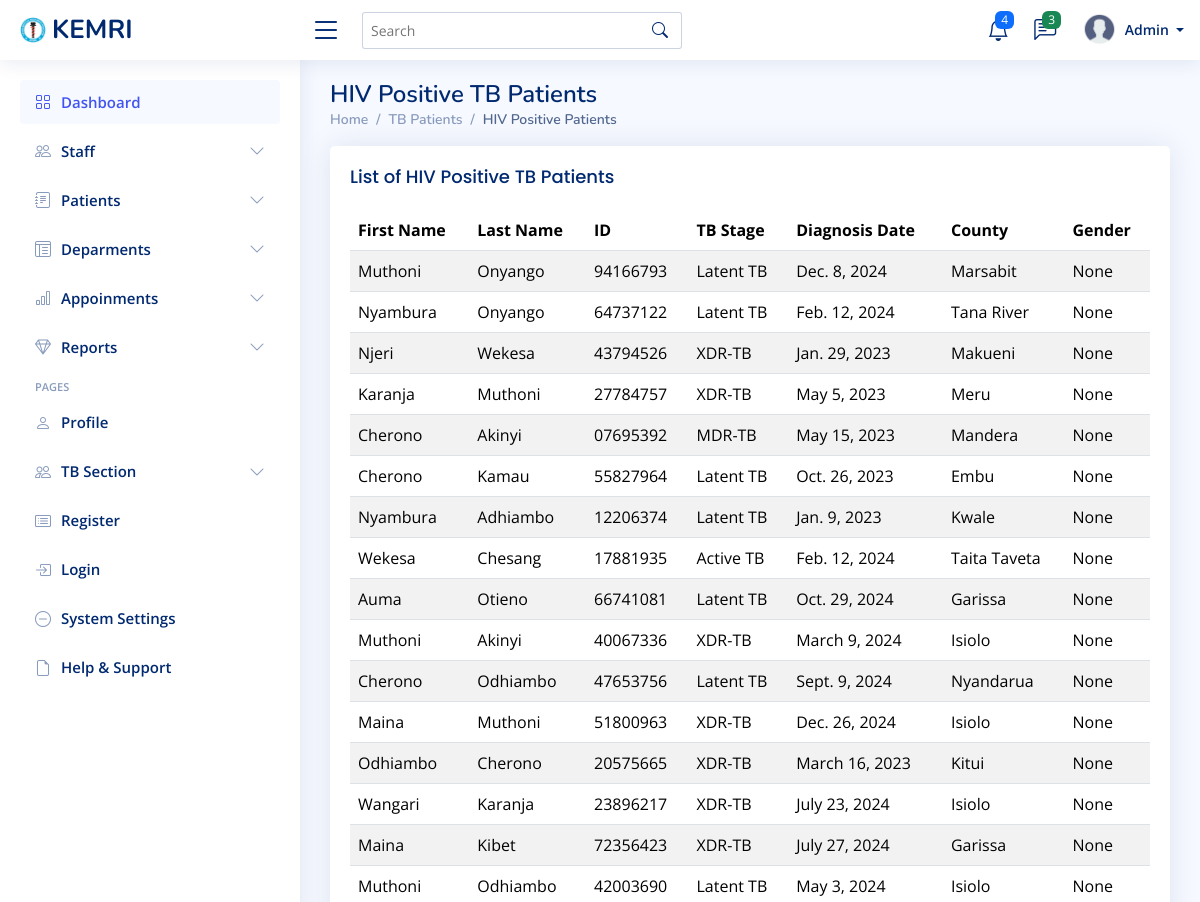
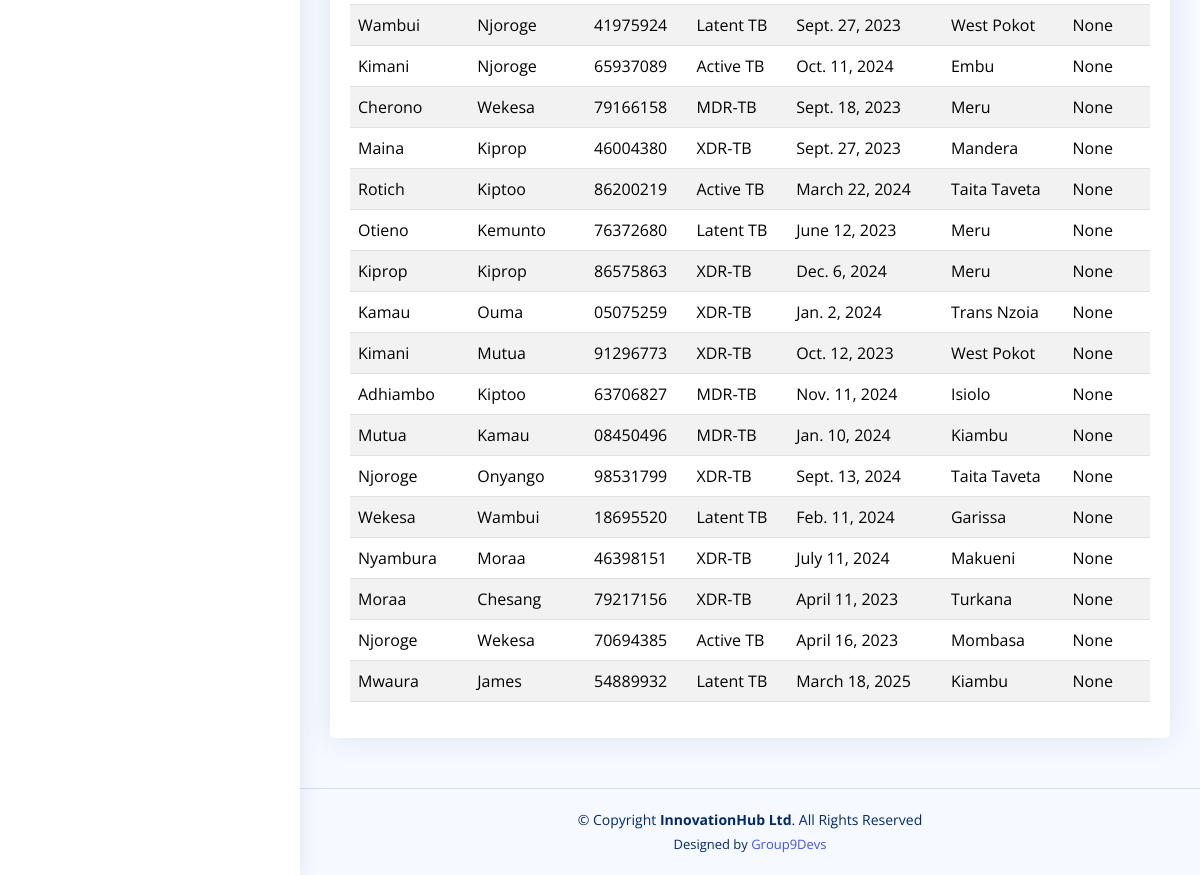
Screenshot of /hiv-positive-tb-patients/ with the database file from the repository (2 pictures, top to bottom).
### mtwapa_branch/models.py (models this page shows, shortened)
class TBPatient(models.Model):
    IDENTIFICATION_CHOICES = [
        ('National ID', 'National ID'),
        ('Passport', 'Passport'),
        ('Alien ID', 'Alien ID'),
    ]
    TB_STAGES = [
        ('Latent TB', 'Latent TB'),
        ('Active TB', 'Active TB'),
        ('MDR-TB', 'MDR-TB'),  # Multi-drug resistant TB
        ('XDR-TB', 'XDR-TB'),  # Extensively drug-resistant TB
    ]
    VACCINE_CHOICES = [
        ('BCG', 'BCG'),  # Bacille Calmette-Guerin vaccine
        ('Vaccine X', 'Vaccine X'),
        ('Vaccine Y', 'Vaccine Y'),
    ]
    RANDOMIZATION_STATUS = [
        ('Randomized', 'Randomized'),
        ('Not Randomized', 'Not Randomized'),
    ]
    STUDY_GROUP_CHOICES = [
        ('Control', 'Control Group'),
        ('Treatment', 'Treatment Group'),
        ('Not Applicable', 'Not Applicable'),
    ]
    user_name = models.CharField(max_length=100, unique=True)
    identification_no = models.CharField(max_length=20, unique=True)
    identification_type = models.CharField(max_length=20, choices=IDENTIFICATION_CHOICES, default='National ID')
    first_name = models.CharField(max_length=50)
    last_name = models.CharField(max_length=50)
    dob = models.DateField()  # Date of birth
    diagnosis_date = models.DateField(default=timezone.now)  # Date the patient was diagnosed with TB
    county = models.CharField(max_length=100, null=True, blank=True)
    date_added = models.DateTimeField( blank=True, null=True )
    gender = models.CharField(
        max_length=10,
        choices=[('Male', 'Male'), ('Female', 'Female'), ('Other', 'Other')],
        blank=True,
        null=True
    )
    tb_stage = models.CharField(max_length=50, choices=TB_STAGES, default='Latent TB')
    vaccine_received = models.CharField(max_length=50, choices=VACCINE_CHOICES)
    vaccine_effectiveness = models.DecimalField(max_digits=5, decimal_places=2, null=True, blank=True)
    week_1 = models.DecimalField(max_digits=5, decimal_places=2, default=0.00)
    week_2 = models.DecimalField(max_digits=5, decimal_places=2, default=0.00)
    week_3 = models.DecimalField(max_digits=5, decimal_places=2, default=0.00)
    week_4 = models.DecimalField(max_digits=5, decimal_places=2, default=0.00)
    week_5 = models.DecimalField(max_digits=5, decimal_places=2, default=0.00)
    week_6 = models.DecimalField(max_digits=5, decimal_places=2, default=0.00)
    week_7 = models.DecimalField(max_digits=5, decimal_places=2, default=0.00)
    week_8 = models.DecimalField(max_digits=5, decimal_places=2, default=0.00)
    week_9 = models.DecimalField(max_digits=5, decimal_places=2, default=0.00)
    week_10 = models.DecimalField(max_digits=5, decimal_places=2, default=0.00)
    treatment_start_date = models.DateField(null=True, blank=True)
    treatment_end_date = models.DateField(null=True, blank=True)
    treatment_notes = models.TextField()
    performance_status = models.TextField()
    follow_up_date = models.DateField(null=True, blank=True)
    randomization_status = models.CharField(
        max_length=20,
        choices=RANDOMIZATION_STATUS,
        default='Not Randomized'
    )
    randomization_date = models.DateTimeField(null=True, blank=True)
    study_group = models.CharField(
        max_length=20,
        choices=STUDY_GROUP_CHOICES,
        default='Not Applicable'
    )
    hiv_status = models.CharField(
        max_length=10,
        choices=[('Positive', 'Positive'), ('Negative', 'Negative')],
        blank=True,
        null=True
    )
    oft_status = models.CharField(
        max_length=10,
        choices=[('Positive', 'Positive'), ('Negative', 'Negative')],
        blank=True,
        null=True
    )
    mtb_a_status = models.CharField(
        max_length=15,
        choices=[('Detected', 'Detected'), ('Not Detected', 'Not Detected')],
        blank=True,
        null=True
    )
    pregnancy_status = models.CharField(
        max_length=10,
        choices=[('Positive', 'Positive'), ('Negative', 'Negative')],
        blank=True,
        null=True
    )
    exclusion_reason = models.TextField(blank=True, null=True)
    alternative_treatment = models.TextField(blank=True, null=True)
    referral_facility = models.CharField(max_length=100, blank=True, null=True)
    next_evaluation_date = models.DateField(null=True, blank=True)
    class Meta:
        verbose_name = 'TB Patient'
        verbose_name_plural = 'TB Patients'

### mtwapa_branch/views.py (the view)
# urls.py: path('hiv-positive-tb-patients/', views.hiv_positive_tb_patients_view, name='hiv_positive_tb_patients'),
def hiv_positive_tb_patients_view(request):
    hiv_positive_patients = TBPatient.objects.filter(hiv_status='Positive')
    context = {
        'hiv_positive_patients': hiv_positive_patients
    }
    return render(request, 'Tb_Section/tb_patient/hiv_positive_patients.html', context)

### templates/Tb_Section/tb_patient/hiv_positive_patients.html
{% extends "base/base.html" %}
{% block content %}
<div class="pagetitle">
    <h1>HIV Positive TB Patients</h1>
    <nav>
        <ol class="breadcrumb">
            <li class="breadcrumb-item"><a href="{% url 'dashboard' %}">Home</a></li>
            <li class="breadcrumb-item">TB Patients</li>
            <li class="breadcrumb-item active">HIV Positive Patients</li>
        </ol>
    </nav>
</div>
<section class="section">
    <div class="row">
        <div class="col-lg-12">
            <div class="card">
                <div class="card-body">
                    <h5 class="card-title">List of HIV Positive TB Patients</h5>
                    <div class="table-responsive">
                        <table class="table table-striped datatable">
                            <thead>
                                <tr>
                                    <th>First Name</th>
                                    <th>Last Name</th>
                                    <th>ID</th>
                                    <th>TB Stage</th>
                                    <th>Diagnosis Date</th>
                                    <th>County</th>
                                    <th>Gender</th>
                                </tr>
                            </thead>
                            <tbody>
                                {% if hiv_positive_patients %}
                                    {% for patient in hiv_positive_patients %}
                                    <tr>
                                        <td>{{ patient.first_name }}</td>
                                        <td>{{ patient.last_name }}</td>
                                        <td>{{ patient.identification_no }}</td>
                                        <td>{{ patient.tb_stage }}</td>
                                        <td>{{ patient.diagnosis_date }}</td>
                                        <td>{{ patient.county }}</td>
                                        <td>{{ patient.gender }}</td>
                                    </tr>
                                    {% endfor %}
                                {% else %}
                                <tr>
                                    <td colspan="9" class="text-center">No HIV Positive TB patients found.</td>
                                </tr>
                                {% endif %}
                            </tbody>
                        </table>
                    </div>
                </div>
            </div>
        </div>
    </div>
</section>
{% endblock %}

### static/assets/css/style.css (style rules this page uses)
:root { scroll-behavior: smooth; }
body { font-family: "Open Sans", sans-serif; background: #f6f9ff; color: #444444; }
h1, h2, h3, h4, h5, h6 { font-family: "Nunito", sans-serif; }
.pagetitle { margin-bottom: 10px; }
.pagetitle h1 { font-size: 24px; margin-bottom: 0; font-weight: 600; color: #012970; }
.card { margin-bottom: 30px; border: none; border-radius: 5px; box-shadow: 0px 0 30px rgba(1, 41, 112, 0.1); }
.card-title { padding: 20px 0 15px 0; font-size: 18px; font-weight: 500; color: #012970; font-family: "Poppins", sans-serif; }
.card-body { padding: 0 20px 20px 20px; }
.breadcrumb { font-size: 14px; font-family: "Nunito", sans-serif; color: #899bbd; font-weight: 600; }
.breadcrumb a { color: #899bbd; transition: 0.3s; }
.breadcrumb .breadcrumb-item::before { color: #899bbd; }
.breadcrumb .active { color: #51678f; font-weight: 600; }

### rows the page displays
TBPatient: first_name "Muthoni", last_name "Onyango", identification_no "94166793", tb_stage "Latent TB", diagnosis_date "Dec. 8, 2024", county "Marsabit", gender "None"
TBPatient: first_name "Nyambura", last_name "Onyango", identification_no "64737122", tb_stage "Latent TB", diagnosis_date "Feb. 12, 2024", county "Tana River", gender "None"
TBPatient: first_name "Njeri", last_name "Wekesa", identification_no "43794526", tb_stage "XDR-TB", diagnosis_date "Jan. 29, 2023", county "Makueni", gender "None"
TBPatient: first_name "Karanja", last_name "Muthoni", identification_no "27784757", tb_stage "XDR-TB", diagnosis_date "May 5, 2023", county "Meru", gender "None"
TBPatient: first_name "Cherono", last_name "Akinyi", identification_no "07695392", tb_stage "MDR-TB", diagnosis_date "May 15, 2023", county "Mandera", gender "None"
TBPatient: first_name "Cherono", last_name "Kamau", identification_no "55827964", tb_stage "Latent TB", diagnosis_date "Oct. 26, 2023", county "Embu", gender "None"
TBPatient: first_name "Nyambura", last_name "Adhiambo", identification_no "12206374", tb_stage "Latent TB", diagnosis_date "Jan. 9, 2023", county "Kwale", gender "None"
TBPatient: first_name "Wekesa", last_name "Chesang", identification_no "17881935", tb_stage "Active TB", diagnosis_date "Feb. 12, 2024", county "Taita Taveta", gender "None"
TBPatient: first_name "Auma", last_name "Otieno", identification_no "66741081", tb_stage "Latent TB", diagnosis_date "Oct. 29, 2024", county "Garissa", gender "None"
TBPatient: first_name "Muthoni", last_name "Akinyi", identification_no "40067336", tb_stage "XDR-TB", diagnosis_date "March 9, 2024", county "Isiolo", gender "None"
TBPatient: first_name "Cherono", last_name "Odhiambo", identification_no "47653756", tb_stage "Latent TB", diagnosis_date "Sept. 9, 2024", county "Nyandarua", gender "None"
TBPatient: first_name "Maina", last_name "Muthoni", identification_no "51800963", tb_stage "XDR-TB", diagnosis_date "Dec. 26, 2024", county "Isiolo", gender "None"
TBPatient: first_name "Odhiambo", last_name "Cherono", identification_no "20575665", tb_stage "XDR-TB", diagnosis_date "March 16, 2023", county "Kitui", gender "None"
TBPatient: first_name "Wangari", last_name "Karanja", identification_no "23896217", tb_stage "XDR-TB", diagnosis_date "July 23, 2024", county "Isiolo", gender "None"
TBPatient: first_name "Maina", last_name "Kibet", identification_no "72356423", tb_stage "XDR-TB", diagnosis_date "July 27, 2024", county "Garissa", gender "None"
TBPatient: first_name "Muthoni", last_name "Odhiambo", identification_no "42003690", tb_stage "Latent TB", diagnosis_date "May 3, 2024", county "Isiolo", gender "None"
TBPatient: first_name "Wambui", last_name "Njoroge", identification_no "41975924", tb_stage "Latent TB", diagnosis_date "Sept. 27, 2023", county "West Pokot", gender "None"
TBPatient: first_name "Kimani", last_name "Njoroge", identification_no "65937089", tb_stage "Active TB", diagnosis_date "Oct. 11, 2024", county "Embu", gender "None"
TBPatient: first_name "Cherono", last_name "Wekesa", identification_no "79166158", tb_stage "MDR-TB", diagnosis_date "Sept. 18, 2023", county "Meru", gender "None"
TBPatient: first_name "Maina", last_name "Kiprop", identification_no "46004380", tb_stage "XDR-TB", diagnosis_date "Sept. 27, 2023", county "Mandera", gender "None"
TBPatient: first_name "Rotich", last_name "Kiptoo", identification_no "86200219", tb_stage "Active TB", diagnosis_date "March 22, 2024", county "Taita Taveta", gender "None"
TBPatient: first_name "Otieno", last_name "Kemunto", identification_no "76372680", tb_stage "Latent TB", diagnosis_date "June 12, 2023", county "Meru", gender "None"
TBPatient: first_name "Kiprop", last_name "Kiprop", identification_no "86575863", tb_stage "XDR-TB", diagnosis_date "Dec. 6, 2024", county "Meru", gender "None"
TBPatient: first_name "Kamau", last_name "Ouma", identification_no "05075259", tb_stage "XDR-TB", diagnosis_date "Jan. 2, 2024", county "Trans Nzoia", gender "None"
TBPatient: first_name "Kimani", last_name "Mutua", identification_no "91296773", tb_stage "XDR-TB", diagnosis_date "Oct. 12, 2023", county "West Pokot", gender "None"
TBPatient: first_name "Adhiambo", last_name "Kiptoo", identification_no "63706827", tb_stage "MDR-TB", diagnosis_date "Nov. 11, 2024", county "Isiolo", gender "None"
TBPatient: first_name "Mutua", last_name "Kamau", identification_no "08450496", tb_stage "MDR-TB", diagnosis_date "Jan. 10, 2024", county "Kiambu", gender "None"
TBPatient: first_name "Njoroge", last_name "Onyango", identification_no "98531799", tb_stage "XDR-TB", diagnosis_date "Sept. 13, 2024", county "Taita Taveta", gender "None"
TBPatient: first_name "Wekesa", last_name "Wambui", identification_no "18695520", tb_stage "Latent TB", diagnosis_date "Feb. 11, 2024", county "Garissa", gender "None"
TBPatient: first_name "Nyambura", last_name "Moraa", identification_no "46398151", tb_stage "XDR-TB", diagnosis_date "July 11, 2024", county "Makueni", gender "None"
TBPatient: first_name "Moraa", last_name "Chesang", identification_no "79217156", tb_stage "XDR-TB", diagnosis_date "April 11, 2023", county "Turkana", gender "None"
TBPatient: first_name "Njoroge", last_name "Wekesa", identification_no "70694385", tb_stage "Active TB", diagnosis_date "April 16, 2023", county "Mombasa", gender "None"
TBPatient: first_name "Mwaura", last_name "James", identification_no "54889932", tb_stage "Latent TB", diagnosis_date "March 18, 2025", county "Kiambu", gender "None"
